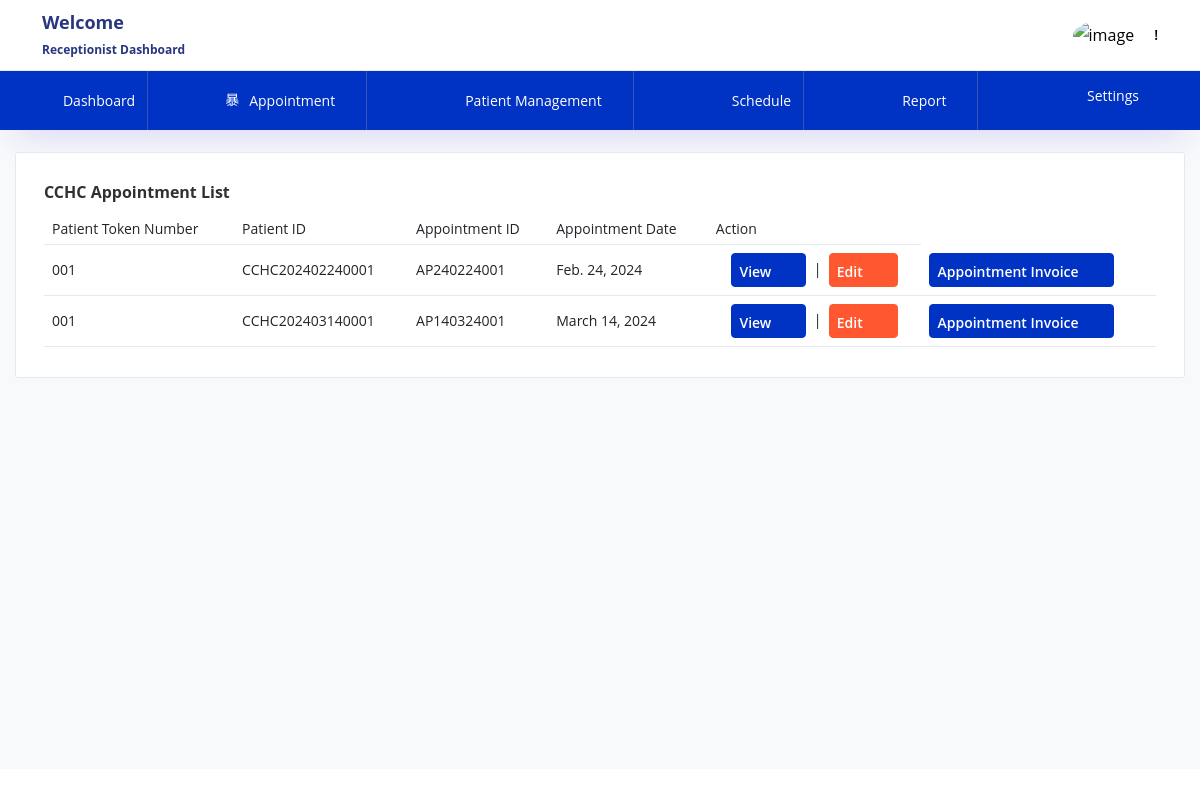
Page /receptionist/receptionist_appointmentList on the committed database.
### patient/models.py (models this page shows, shortened)
class Visit(models.Model):
    appointment_id = models.CharField(max_length=12, unique=True,primary_key=True)
    patient_id = models.ForeignKey('PatientPrimaryData', on_delete=models.CASCADE)
    visit_date = models.DateField()
    doctor_name = models.CharField(max_length=50)
    patient_type = models.CharField(max_length=20)
    doctor_fee = models.DecimalField(max_digits=10, decimal_places=2)
    gst = models.DecimalField(max_digits=10, decimal_places=2)
    discount = models.DecimalField(max_digits=10, decimal_places=2)
    subtotal = models.DecimalField(max_digits=10, decimal_places=2)
    total_amount = models.DecimalField(max_digits=10, decimal_places=2)
    today_date = models.DateField(auto_now_add=True)
    patient_token = models.CharField(max_length=6)

class PatientPrimaryData(models.Model):
    patient_id = models.CharField(max_length=16, unique=True)
    patient_name = models.CharField(max_length=100)
    patient_age = models.PositiveIntegerField()
    patient_dob = models.DateField()
    patient_gender = models.CharField(max_length=10)
    mobile_number = models.CharField(max_length=17)
    guardian_name = models.CharField(max_length=100)
    relationship = models.CharField(max_length=100)
    registration_date = models.DateField(default=timezone.now)
    state = models.CharField(max_length=100)
    district = models.CharField(max_length=100)
    address=models.TextField(max_length=250, default='')
    def __str__(self):
        return self.patient_id

### receptionist/views.py (the view)
# urls.py: path('receptionist_appointmentList',views.receptionist_appointmentList,name="receptionist_appointmentList"),
def receptionist_appointmentList(request):
    apd=Visit.objects.all()
    return render(request,'receptionist_appointmentList.html',{'apd':apd})

### templates/receptionist_appointmentList.html (shortened to what this page needs)
{% extends 'receptionist_base.html' %}
{% load static %}
{% block body %}
<div class="col-lg-12 stretch-card">
  <div class="card">
    <div class="card-body">
      <h4 class="card-title">CCHC Appointment List</h4>
      <div class="row">
        <div class="col-12">
          <div class="table-responsive">
            <table id="order-listing" class="table">
              <thead>
                <tr>
                  <th>Patient Token Number</th>
                  <th>Patient ID</th>
                  <th>Appointment ID</th>
                  <th>Appointment Date</th>
                  <th>Action</th>
                </tr>
              </thead>
              <tbody>
                {% for x in apd %}
                <tr>
                  <td>{{ x.patient_token }}</td>
                  <td>{{ x.patient_id }}</td>
                  <td>{{ x.appointment_id }}</td>
                  <td>{{ x.visit_date }}</td>
                  <td style="text-align:center;">
                    <a href="/receptionist/receptionist_patient_View_Edit/{{ x.patient_id }}/"
                       type="button" class="btn btn-primary btn-icon-text btn-sm">
                      View <i class="mdi mdi-file-check btn-icon-append"></i>
                    </a>
                    &nbsp;|&nbsp;
                    <a href="#"
                       onclick="openAppointmentWindow('{{ x.appointment_id }}'); return false;"
                       type="button" class="btn btn-warning btn-icon-text btn-sm">
                      Edit <i class="mdi mdi-file-check btn-icon-append"></i>
                    </a>
                  </td>
                  <td>
                    <a href="#"
                       onclick="openAppointmentWindow('{{ x.appointment_id }}'); return false;"
                       type="button" class="btn btn-primary btn-icon-text btn-sm"
                       target="_parent" rel="noopener noreferrer">
                      Appointment Invoice <i class="mdi mdi-file-check btn-icon-append"></i>
                    </a>
                  </td>
                </tr>
                {% endfor %}
              </tbody>
            </table>
          </div>
        </div>
      </div>
    </div>
  </div>
</div>
{% endblock %}

### rows in the picture
Visit: patient_token "001", patient_id "CCHC202402240001", appointment_id "AP240224001", visit_date "Feb. 24, 2024"
Visit: patient_token "001", patient_id "CCHC202403140001", appointment_id "AP140324001", visit_date "March 14, 2024"
